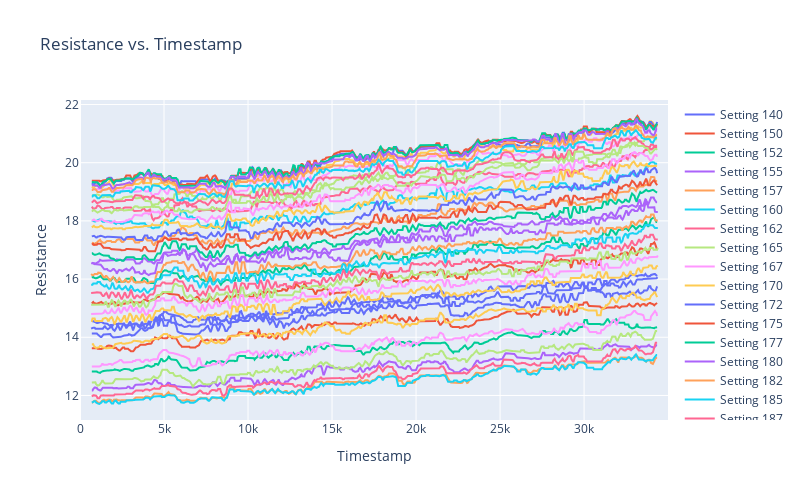

Here is the notebook cell this chart was saved with:
### Code cell
# use plotly to explore the data interactively
import plotly.graph_objects as go
from plotly.subplots import make_subplots
import pandas as pd
from scipy.signal import butter, filtfilt

# Filter requirements.
order = 6
fs = 30.0  # sample rate, Hz
cutoff = 3.66  # desired cutoff frequency of the filter, Hz
window_size = 30
group_channel = 'ADC'

# apply low pass filter to each group
def apply_filter(group, order, fs, cutoff, group_channel, window_size):
    # Get the filter coefficients
    b, a = butter(order, cutoff / (fs / 2), btype='low', analog=False)
    group['ADC_filtered'] = filtfilt(b, a, group[group_channel])
    group['ADC_filtered'] = group['ADC_filtered'].rolling(window_size, center=True).median()
    return group


# Apply the filter to each group
df_normalized = grouped_normalized.apply(apply_filter, order=order, fs=fs, cutoff=cutoff, group_channel=group_channel, window_size=window_size).reset_index(drop=True)
input_voltage = 3.3
RL_2 = 10000 # 10kOhm

# convert to resistance where R_laod is R2 = 10kOhm input_voltage = 3.3V and 1_bit = 0.125mV (3.3V/2^14)
df_normalized['Vo'] = df_normalized['ADC_filtered']*0.000125
df_normalized['Resistance'] = (RL_2/df_normalized['Vo'])*((input_voltage/df_normalized['Vo'])-1)


# Define the figure without subplots as we are plotting only one channel
fig = go.Figure()

# The channel to plot
channel = 'Resistance' 
# 'ADC_filtered'

# Plot the channel
for setting in df_normalized['Setting'].unique():
    # Filter the DataFrame for each setting
    df_filtered = df_normalized[df_normalized['Setting'] == setting]
    fig.add_trace(
        go.Scatter(
            x=df_filtered['Timestamp'],
            y=df_filtered[channel],
            mode='lines',
            name=f'Setting {setting}',
            # Optionally, you can uncomment and adjust the line color settings if needed
            # line=dict(color=colors[setting % len(colors)])  # Loop through colors cyclically
        )
    )

# Set titles and axes labels
fig.update_xaxes(title_text='Timestamp')
fig.update_yaxes(title_text=channel)
fig.update_layout(height=500, width=800, title_text=f'{channel} vs. Timestamp', showlegend=True)

# Display figure
fig.show()

### Figure 1 — Plotly figure (JSON) as saved in the notebook; plotly's stock layout.template omitted (floating-point values rounded to 4 significant figures; data arrays with more than 128 entries replaced by an {"elided": "..."} marker saying what was removed)
{"data": [{"mode": "lines", "name": "Setting 140", "type": "scatter", "x": {"elided": "741 int values"}, "y": {"elided": "741 float values"}}, {"mode": "lines", "name": "Setting 150", "type": "scatter", "x": {"elided": "741 int values"}, "y": {"elided": "741 float values"}}, {"mode": "lines", "name": "Setting 152", "type": "scatter", "x": {"elided": "741 int values"}, "y": {"elided": "741 float values"}}, {"mode": "lines", "name": "Setting 155", "type": "scatter", "x": {"elided": "741 int values"}, "y": {"elided": "741 float values"}}, {"mode": "lines", "name": "Setting 157", "type": "scatter", "x": {"elided": "741 int values"}, "y": {"elided": "741 float values"}}, {"mode": "lines", "name": "Setting 160", "type": "scatter", "x": {"elided": "741 int values"}, "y": {"elided": "741 float values"}}, {"mode": "lines", "name": "Setting 162", "type": "scatter", "x": {"elided": "741 int values"}, "y": {"elided": "741 float values"}}, {"mode": "lines", "name": "Setting 165", "type": "scatter", "x": {"elided": "741 int values"}, "y": {"elided": "741 float values"}}, {"mode": "lines", "name": "Setting 167", "type": "scatter", "x": {"elided": "741 int values"}, "y": {"elided": "741 float values"}}, {"mode": "lines", "name": "Setting 170", "type": "scatter", "x": {"elided": "741 int values"}, "y": {"elided": "741 float values"}}, {"mode": "lines", "name": "Setting 172", "type": "scatter", "x": {"elided": "741 int values"}, "y": {"elided": "741 float values"}}, {"mode": "lines", "name": "Setting 175", "type": "scatter", "x": {"elided": "741 int values"}, "y": {"elided": "741 float values"}}, {"mode": "lines", "name": "Setting 177", "type": "scatter", "x": {"elided": "741 int values"}, "y": {"elided": "741 float values"}}, {"mode": "lines", "name": "Setting 180", "type": "scatter", "x": {"elided": "741 int values"}, "y": {"elided": "741 float values"}}, {"mode": "lines", "name": "Setting 182", "type": "scatter", "x": {"elided": "741 int values"}, "y": {"elided": "741 float values"}}, {"mode": "lines", "name": "Setting 185", "type": "scatter", "x": {"elided": "741 int values"}, "y": {"elided": "741 float values"}}, {"mode": "lines", "name": "Setting 187", "type": "scatter", "x": {"elided": "741 int values"}, "y": {"elided": "741 float values"}}, {"mode": "lines", "name": "Setting 190", "type": "scatter", "x": {"elided": "741 int values"}, "y": {"elided": "741 float values"}}, {"mode": "lines", "name": "Setting 192", "type": "scatter", "x": {"elided": "741 int values"}, "y": {"elided": "741 float values"}}, {"mode": "lines", "name": "Setting 195", "type": "scatter", "x": {"elided": "741 int values"}, "y": {"elided": "741 float values"}}, {"mode": "lines", "name": "Setting 197", "type": "scatter", "x": {"elided": "741 int values"}, "y": {"elided": "741 float values"}}, {"mode": "lines", "name": "Setting 200", "type": "scatter", "x": {"elided": "741 int values"}, "y": {"elided": "741 float values"}}, {"mode": "lines", "name": "Setting 202", "type": "scatter", "x": {"elided": "741 int values"}, "y": {"elided": "741 float values"}}, {"mode": "lines", "name": "Setting 205", "type": "scatter", "x": {"elided": "741 int values"}, "y": {"elided": "741 float values"}}, {"mode": "lines", "name": "Setting 210", "type": "scatter", "x": {"elided": "741 int values"}, "y": {"elided": "741 float values"}}, {"mode": "lines", "name": "Setting 212", "type": "scatter", "x": {"elided": "741 int values"}, "y": {"elided": "741 float values"}}, {"mode": "lines", "name": "Setting 215", "type": "scatter", "x": {"elided": "741 int values"}, "y": {"elided": "741 float values"}}, {"mode": "lines", "name": "Setting 217", "type": "scatter", "x": {"elided": "741 int values"}, "y": {"elided": "741 float values"}}, {"mode": "lines", "name": "Setting 220", "type": "scatter", "x": {"elided": "741 int values"}, "y": {"elided": "741 float values"}}, {"mode": "lines", "name": "Setting 222", "type": "scatter", "x": {"elided": "741 int values"}, "y": {"elided": "741 float values"}}, {"mode": "lines", "name": "Setting 225", "type": "scatter", "x": {"elided": "741 int values"}, "y": {"elided": "741 float values"}}, {"mode": "lines", "name": "Setting 227", "type": "scatter", "x": {"elided": "741 int values"}, "y": {"elided": "741 float values"}}, {"mode": "lines", "name": "Setting 230", "type": "scatter", "x": {"elided": "741 int values"}, "y": {"elided": "741 float values"}}, {"mode": "lines", "name": "Setting 232", "type": "scatter", "x": {"elided": "802 int values"}, "y": {"elided": "802 float values"}}, {"mode": "lines", "name": "Setting 235", "type": "scatter", "x": {"elided": "802 int values"}, "y": {"elided": "802 float values"}}, {"mode": "lines", "name": "Setting 237", "type": "scatter", "x": {"elided": "802 int values"}, "y": {"elided": "802 float values"}}, {"mode": "lines", "name": "Setting 240", "type": "scatter", "x": {"elided": "802 int values"}, "y": {"elided": "802 float values"}}, {"mode": "lines", "name": "Setting 242", "type": "scatter", "x": {"elided": "802 int values"}, "y": {"elided": "802 float values"}}, {"mode": "lines", "name": "Setting 245", "type": "scatter", "x": {"elided": "802 int values"}, "y": {"elided": "802 float values"}}, {"mode": "lines", "name": "Setting 247", "type": "scatter", "x": {"elided": "802 int values"}, "y": {"elided": "802 float values"}}, {"mode": "lines", "name": "Setting 250", "type": "scatter", "x": {"elided": "802 int values"}, "y": {"elided": "802 float values"}}], "layout": {"height": 500, "showlegend": true, "title": {"text": "Resistance vs. Timestamp"}, "width": 800, "xaxis": {"title": {"text": "Timestamp"}}, "yaxis": {"title": {"text": "Resistance"}}}}
